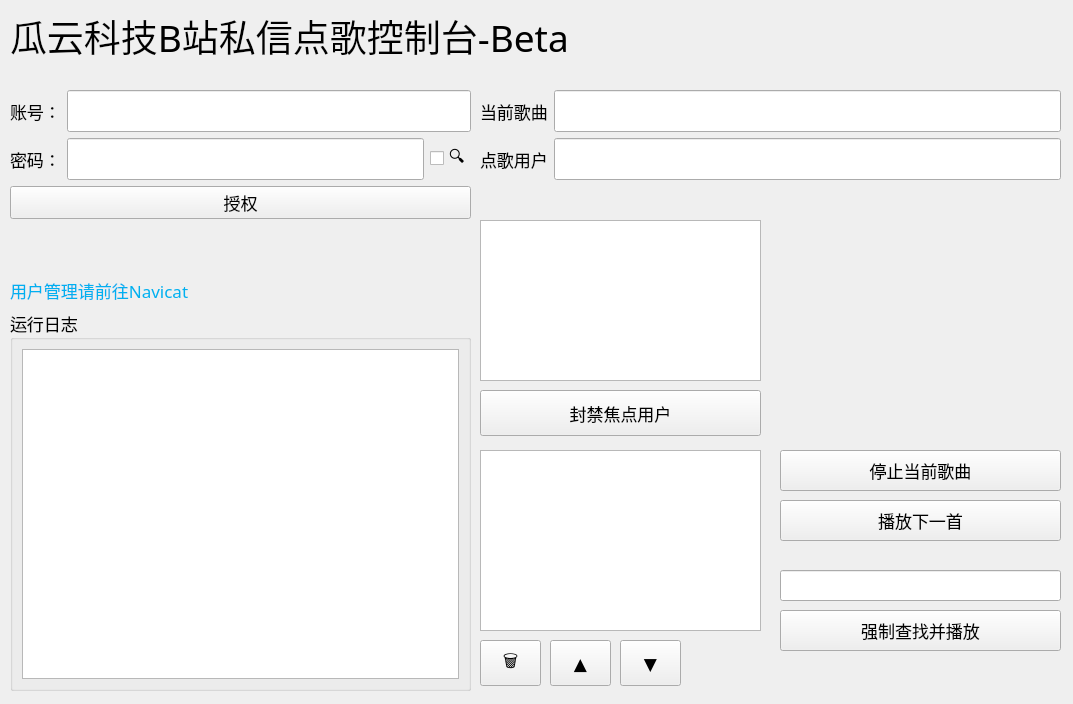
<?xml version="1.0" encoding="UTF-8"?>
<ui version="4.0">
 <class>Form</class>
 <widget class="QWidget" name="Form">
  <property name="geometry">
   <rect>
    <x>0</x>
    <y>0</y>
    <width>1073</width>
    <height>704</height>
   </rect>
  </property>
  <property name="font">
   <font>
    <family>Microsoft YaHei UI Light</family>
    <pointsize>13</pointsize>
   </font>
  </property>
  <property name="windowTitle">
   <string>Form</string>
  </property>
  <widget class="QLabel" name="label">
   <property name="geometry">
    <rect>
     <x>10</x>
     <y>0</y>
     <width>1051</width>
     <height>71</height>
    </rect>
   </property>
   <property name="font">
    <font>
     <pointsize>28</pointsize>
    </font>
   </property>
   <property name="text">
    <string>瓜云科技B站私信点歌控制台-Beta</string>
   </property>
  </widget>
  <widget class="QWidget" name="formLayoutWidget">
   <property name="geometry">
    <rect>
     <x>10</x>
     <y>90</y>
     <width>461</width>
     <height>172</height>
    </rect>
   </property>
   <layout class="QFormLayout" name="formLayout">
    <item row="0" column="0">
     <widget class="QLabel" name="label_2">
      <property name="text">
       <string>账号：</string>
      </property>
     </widget>
    </item>
    <item row="0" column="1">
     <widget class="QLineEdit" name="lineEdit">
      <property name="font">
       <font>
        <pointsize>18</pointsize>
       </font>
      </property>
      <property name="text">
       <string/>
      </property>
     </widget>
    </item>
    <item row="1" column="0">
     <widget class="QLabel" name="label_3">
      <property name="text">
       <string>密码：</string>
      </property>
     </widget>
    </item>
    <item row="1" column="1">
     <layout class="QHBoxLayout" name="horizontalLayout">
      <item>
       <widget class="QLineEdit" name="lineEdit_2">
        <property name="font">
         <font>
          <pointsize>18</pointsize>
         </font>
        </property>
        <property name="text">
         <string/>
        </property>
        <property name="echoMode">
         <enum>QLineEdit::PasswordEchoOnEdit</enum>
        </property>
       </widget>
      </item>
      <item>
       <widget class="QCheckBox" name="checkBox">
        <property name="font">
         <font>
          <pointsize>12</pointsize>
         </font>
        </property>
        <property name="text">
         <string>🔍</string>
        </property>
       </widget>
      </item>
     </layout>
    </item>
    <item row="2" column="0" colspan="2">
     <widget class="QPushButton" name="pushButton">
      <property name="text">
       <string>授权</string>
      </property>
     </widget>
    </item>
   </layout>
  </widget>
  <widget class="QGroupBox" name="groupBox">
   <property name="geometry">
    <rect>
     <x>10</x>
     <y>310</y>
     <width>461</width>
     <height>381</height>
    </rect>
   </property>
   <property name="title">
    <string>运行日志</string>
   </property>
   <layout class="QHBoxLayout" name="horizontalLayout_2">
    <item>
     <widget class="QTextEdit" name="textEdit"/>
    </item>
   </layout>
  </widget>
  <widget class="QLabel" name="label_4">
   <property name="geometry">
    <rect>
     <x>10</x>
     <y>270</y>
     <width>381</width>
     <height>41</height>
    </rect>
   </property>
   <property name="text">
    <string>&lt;html&gt;&lt;head/&gt;&lt;body&gt;&lt;p&gt;&lt;span style=&quot; color:#00b0f0;&quot;&gt;用户管理请前往Navicat&lt;/span&gt;&lt;/p&gt;&lt;/body&gt;&lt;/html&gt;</string>
   </property>
  </widget>
  <widget class="QWidget" name="formLayoutWidget_2">
   <property name="geometry">
    <rect>
     <x>480</x>
     <y>90</y>
     <width>581</width>
     <height>121</height>
    </rect>
   </property>
   <layout class="QFormLayout" name="formLayout_2">
    <item row="0" column="0">
     <widget class="QLabel" name="label_5">
      <property name="text">
       <string>当前歌曲</string>
      </property>
     </widget>
    </item>
    <item row="0" column="1">
     <widget class="QLineEdit" name="lineEdit_3">
      <property name="font">
       <font>
        <pointsize>18</pointsize>
       </font>
      </property>
      <property name="text">
       <string/>
      </property>
      <property name="readOnly">
       <bool>true</bool>
      </property>
     </widget>
    </item>
    <item row="1" column="0">
     <widget class="QLabel" name="label_6">
      <property name="text">
       <string>点歌用户</string>
      </property>
     </widget>
    </item>
    <item row="1" column="1">
     <widget class="QLineEdit" name="lineEdit_4">
      <property name="font">
       <font>
        <pointsize>18</pointsize>
       </font>
      </property>
      <property name="text">
       <string/>
      </property>
      <property name="echoMode">
       <enum>QLineEdit::PasswordEchoOnEdit</enum>
      </property>
      <property name="readOnly">
       <bool>true</bool>
      </property>
     </widget>
    </item>
   </layout>
  </widget>
  <widget class="QListWidget" name="listWidget">
   <property name="geometry">
    <rect>
     <x>480</x>
     <y>220</y>
     <width>281</width>
     <height>161</height>
    </rect>
   </property>
  </widget>
  <widget class="QPushButton" name="pushButton_2">
   <property name="geometry">
    <rect>
     <x>480</x>
     <y>390</y>
     <width>281</width>
     <height>46</height>
    </rect>
   </property>
   <property name="text">
    <string>封禁焦点用户</string>
   </property>
  </widget>
  <widget class="QPushButton" name="pushButton_3">
   <property name="geometry">
    <rect>
     <x>780</x>
     <y>450</y>
     <width>281</width>
     <height>41</height>
    </rect>
   </property>
   <property name="text">
    <string>停止当前歌曲</string>
   </property>
  </widget>
  <widget class="QListWidget" name="listWidget_2">
   <property name="geometry">
    <rect>
     <x>480</x>
     <y>450</y>
     <width>281</width>
     <height>181</height>
    </rect>
   </property>
  </widget>
  <widget class="QPushButton" name="pushButton_4">
   <property name="geometry">
    <rect>
     <x>480</x>
     <y>640</y>
     <width>61</width>
     <height>46</height>
    </rect>
   </property>
   <property name="text">
    <string>🗑️</string>
   </property>
  </widget>
  <widget class="QPushButton" name="pushButton_5">
   <property name="geometry">
    <rect>
     <x>550</x>
     <y>640</y>
     <width>61</width>
     <height>46</height>
    </rect>
   </property>
   <property name="text">
    <string>▲</string>
   </property>
  </widget>
  <widget class="QPushButton" name="pushButton_6">
   <property name="geometry">
    <rect>
     <x>620</x>
     <y>640</y>
     <width>61</width>
     <height>46</height>
    </rect>
   </property>
   <property name="text">
    <string>▼</string>
   </property>
  </widget>
  <widget class="QPushButton" name="pushButton_7">
   <property name="geometry">
    <rect>
     <x>780</x>
     <y>500</y>
     <width>281</width>
     <height>41</height>
    </rect>
   </property>
   <property name="text">
    <string>播放下一首</string>
   </property>
  </widget>
  <widget class="QLineEdit" name="lineEdit_5">
   <property name="geometry">
    <rect>
     <x>780</x>
     <y>570</y>
     <width>281</width>
     <height>31</height>
    </rect>
   </property>
   <property name="text">
    <string/>
   </property>
  </widget>
  <widget class="QPushButton" name="pushButton_8">
   <property name="geometry">
    <rect>
     <x>780</x>
     <y>610</y>
     <width>281</width>
     <height>41</height>
    </rect>
   </property>
   <property name="text">
    <string>强制查找并播放</string>
   </property>
  </widget>
 </widget>
 <resources/>
 <connections/>
</ui>
